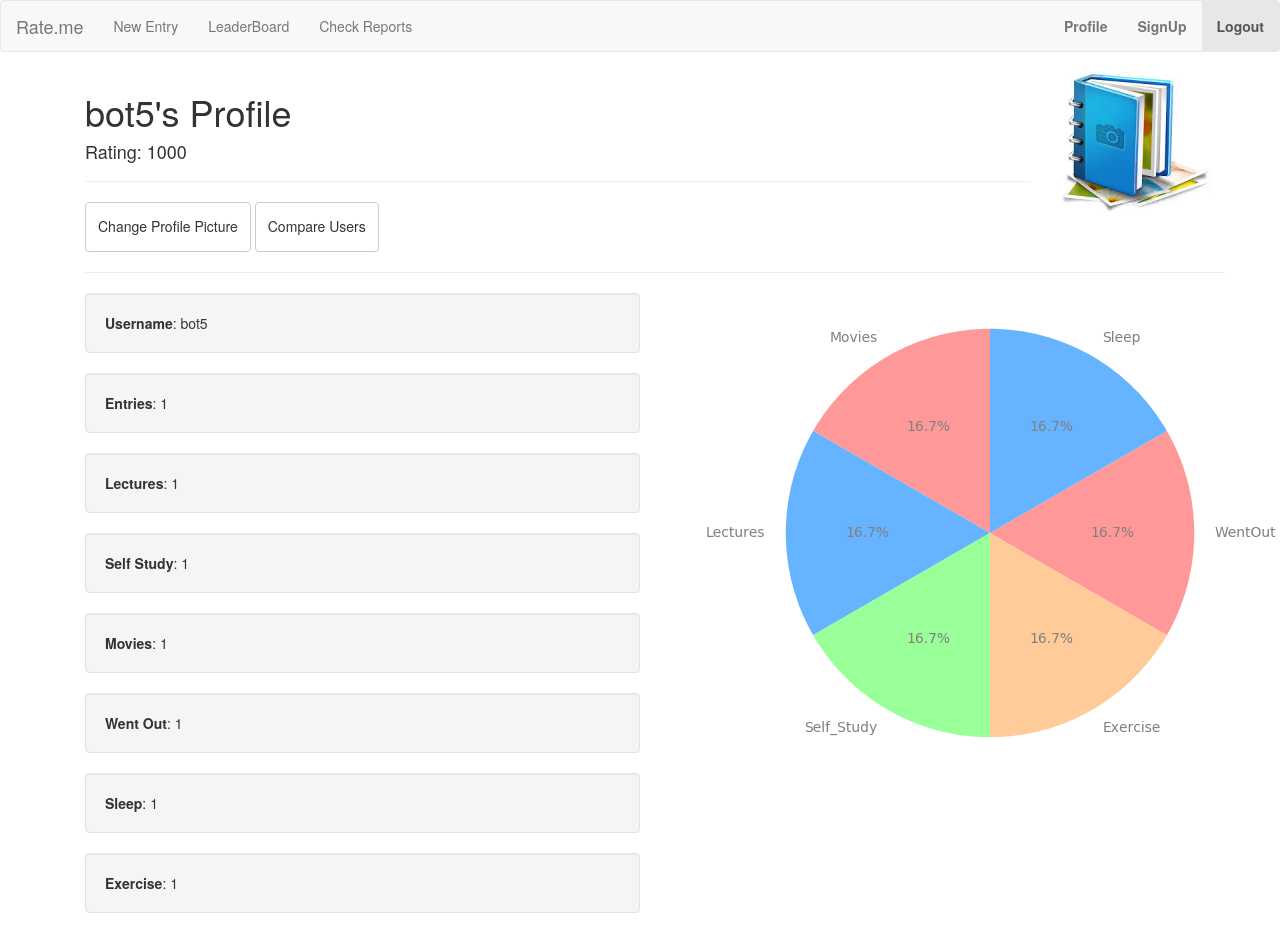
The page /users/profile/bot5/ on the database as committed earlier.
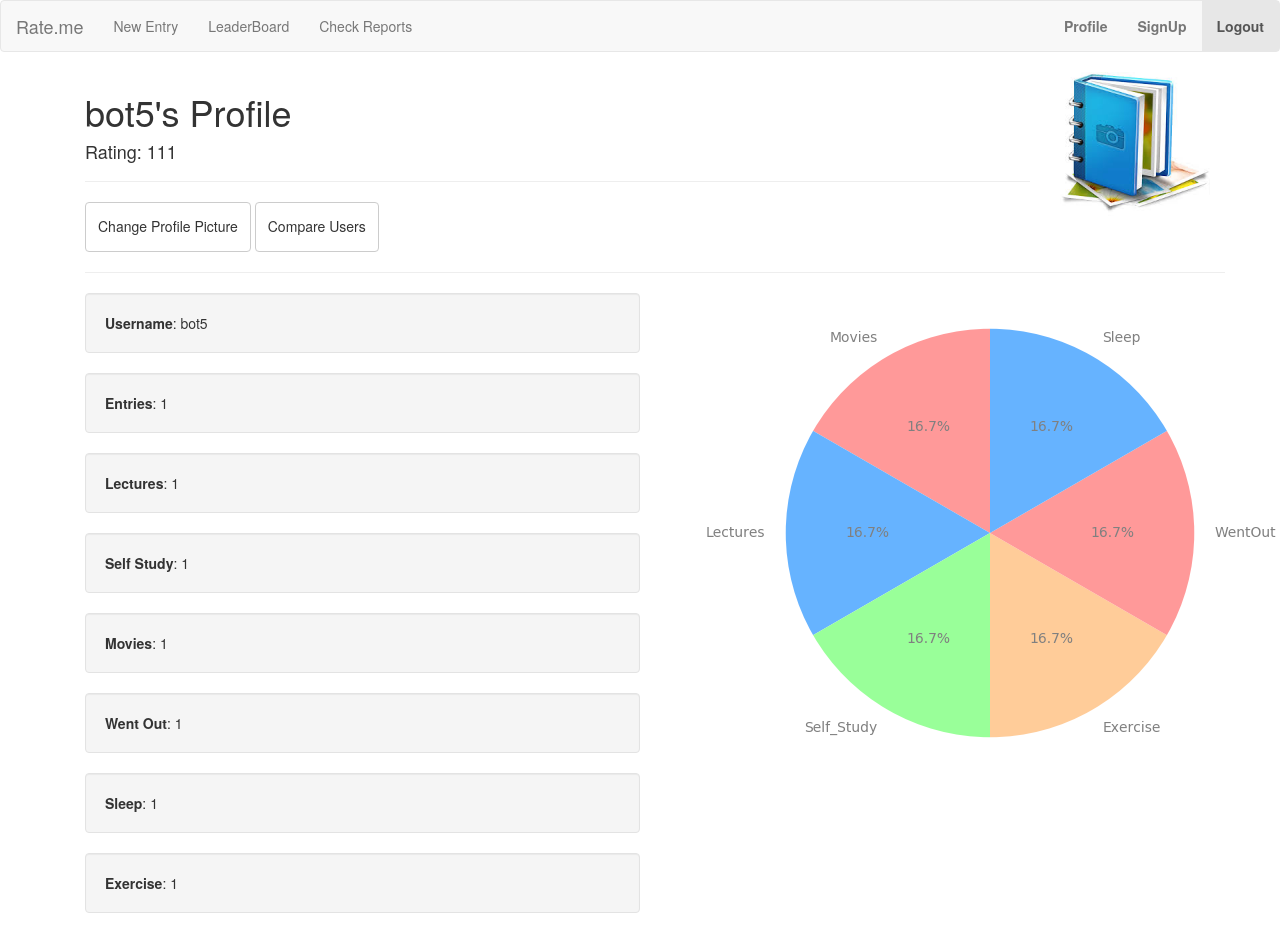
The same page on the database as committed later.
### uusers/models.py (models this page shows)
class UserDetail(models.Model):
	username = models.CharField(max_length=50,primary_key=True)
	time_stamp = models.DateTimeField(auto_now=True)
	totMovie  = models.IntegerField(default=0)
	totStudy = models.IntegerField(default=0)
	totLectures = models.IntegerField(default=0)
	totExercise = models.IntegerField(default=0)
	totWent = models.IntegerField(default=0)
	totSleep = models.IntegerField(default=0)
	logs = models.IntegerField(default=0)
	pie = models.FileField(null=True)
	score = models.IntegerField(default=0)
	rating = models.IntegerField(default=0)
	dp = models.FileField(upload_to='.',default='default.jpeg')

### uusers/views.py (the view)
# urls.py: path('profile/<user>/',views.profile,name='profile'),
def profile(request,user):
	try:
		user_base = UserDetail.objects.get(username=user)
	except UserDetail.DoesNotExist:
		return HttpResponse("User Does Not Exist")
	return render(request,'profile.html',{'data':user_base})

### templates/profile.html (shortened to what this page needs)
{% extends 'base.html' %}
{% block content %}
{% load bootstrap3 %}
<div class="container">
<div class="row">
	<div class="col-md-10">
		<h1>{{data.username}}'s Profile</h1>
		<h4>Rating: {{data.rating}}</h4>
		<hr>
		<a href="{% url 'updatepic' %}">
		<button class="btn btn-default">
			<h5>Change Profile Picture</h5>
		</button>
		</a>
		<a href="{% url 'compareform' %}">
		<button class="btn btn-default">
			<h5>Compare Users</h5>
		</button>
		</a>
	</div>
	<div class="col-md-2">
		<img class='round' src="{{data.dp.url}}" width="150px" height="150px">
	</div>
</div>
<hr>
<div class="row">
	<div class='col-md-6'>
	<div class="well">
		<strong>Username</strong>: {{data.username}}
	</div>
	<div class="well">
		 <strong>Entries</strong>: {{data.logs}}
	</div>
	<div class="well">
		 <strong>Lectures</strong>: {{data.totLectures}}
	</div>
	<div class="well">
		 <strong>Self Study</strong>: {{data.totStudy}}
	</div>
	<div class="well">
		 <strong>Movies</strong>: {{data.totMovie}}
	</div>
	<div class="well">
		 <strong>Went Out</strong>: {{data.totWent}}
	</div>
	<div class="well">
		 <strong>Sleep</strong>: {{data.totSleep}}
	</div>
	<div class="well">
		 <strong>Exercise</strong>: {{data.totExercise}}
	</div>
	</div>
	<div class='col-md-6'>
		<img src="{{data.pie.url}}">
	</div>
</div>
</div>
</div>
{% endblock content %}

Rows that differ between the two databases and show on the page:
changed UserDetail "bot5": rating "1000" → "111"
